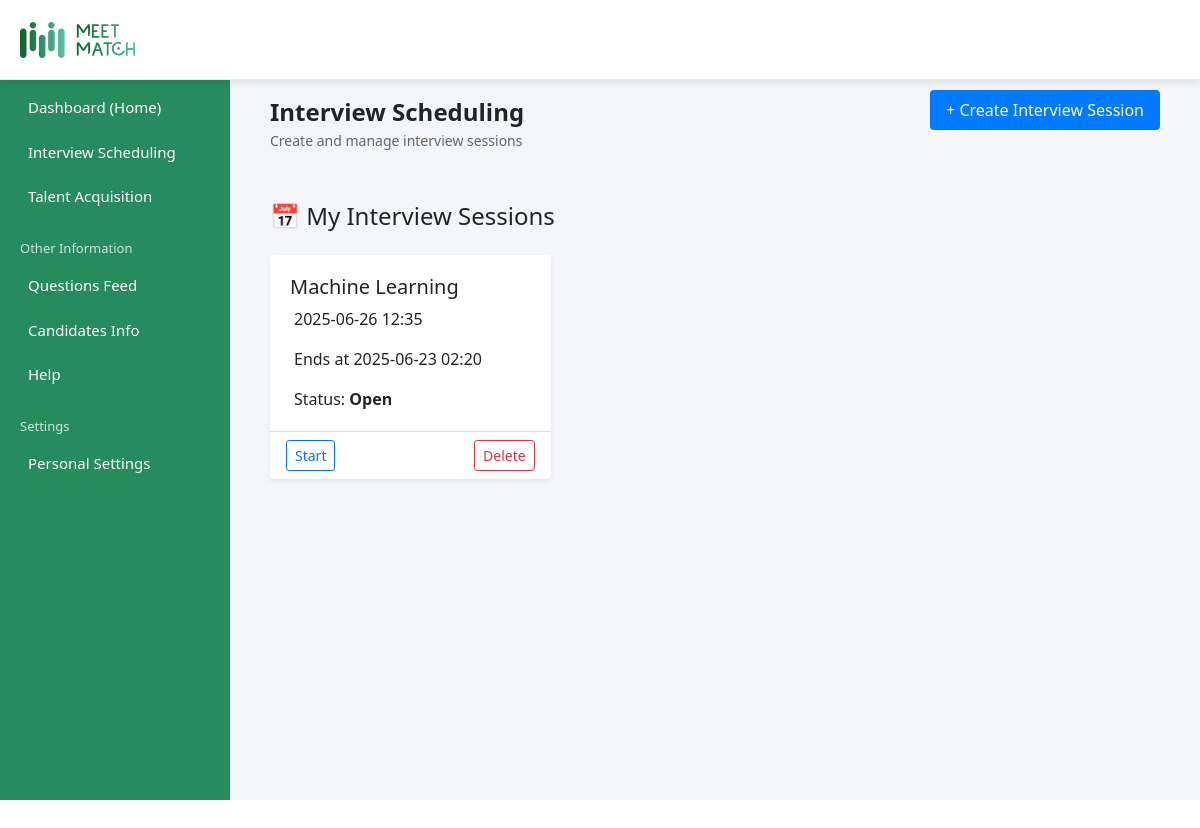
The app's page /interview_scheduling/ (signed in), older data.
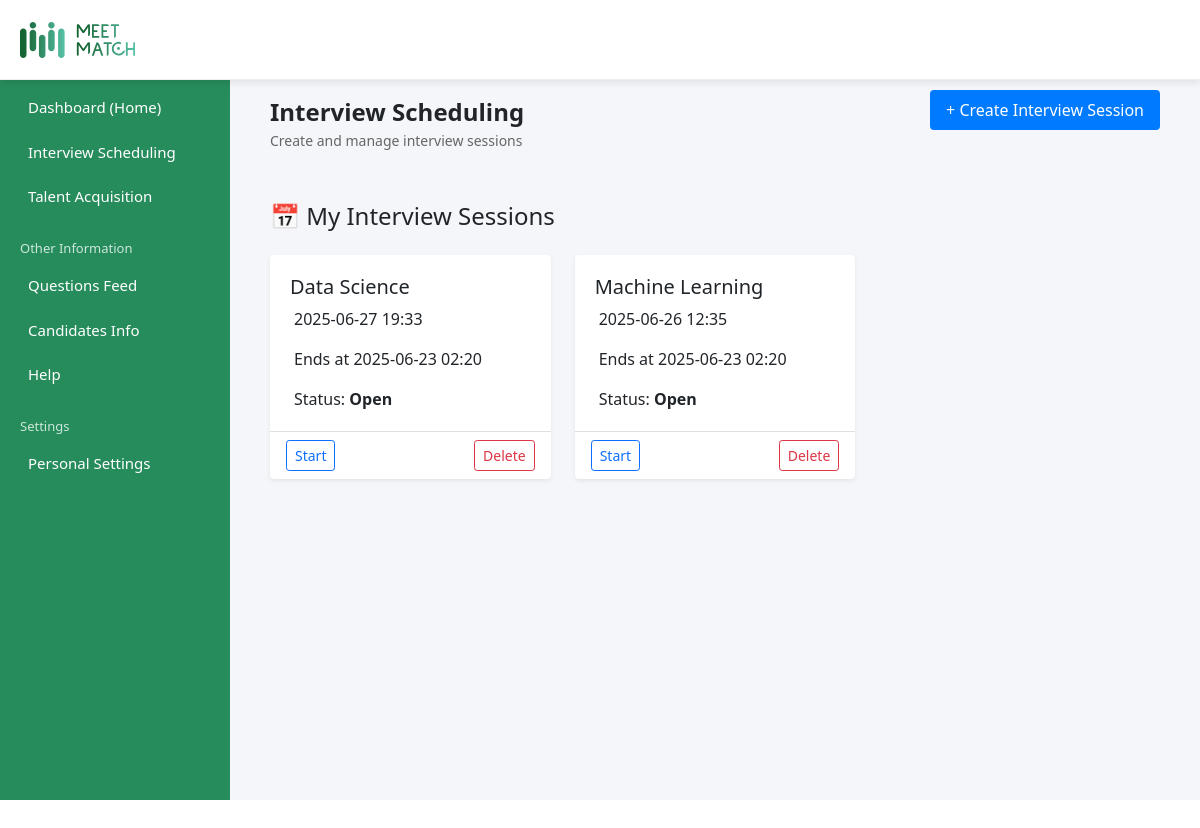
The same page, newer data.
### interview_scheduling/models.py (models this page shows, shortened)
class InterviewSession(models.Model):
    created_by = models.ForeignKey(User, on_delete=models.CASCADE)
    created_at = models.DateTimeField(auto_now_add=True)
    job = models.ForeignKey(Job, on_delete=models.CASCADE)
    slug = models.SlugField(unique=True, blank=True, null=True)
    duration_minutes = models.PositiveIntegerField()
    status = models.CharField(max_length=20, choices=[('Open', 'Open'), ('Closed', 'Closed')])
    scheduled_at = models.DateTimeField(default=datetime.now)
    ended_at = models.DateTimeField(null=False)
    question_querey = models.JSONField(default=dict, blank=True, null=True)
    question_quantity = models.PositiveIntegerField(default=3)
    selected_fields = models.ManyToManyField(Field)

### Job/models.py (models this page shows, shortened)
class Job(models.Model):
    created_at = models.DateTimeField(auto_now_add=True)
    created_by = models.ForeignKey(User, on_delete=models.CASCADE)
    title = models.CharField(max_length=200)
    logo = models.ImageField(upload_to=job_logo, null=True, blank=True)
    location = models.CharField(max_length=100)
    vacancy=models.IntegerField(default=0)
    type_job=models.CharField(max_length=200,choices=job_type)
    level = models.CharField(max_length=100,choices=LEVEL_CHOICES)
    description = models.TextField()
    qualifications = models.TextField()
    slug = models.SlugField(unique=True, blank=True, null=True)

### interview_scheduling/views.py (the view, shortened to what this page needs)
# urls.py: path('', views.interview_scheduling_view, name='interview_scheduling'),
@login_required
def interview_scheduling_view(request):
    sessions = InterviewSession.objects.filter(created_by=request.user).order_by('-created_at')
    jobs = Job.objects.filter(created_by=request.user)
    all_fields = Field.objects.all()
    return render(request, 'interview/interview_scheduling.html', {
        'sessions': sessions,
        'jobs': jobs,
        'all_fields': all_fields,
    })

### templates/interview/interview_scheduling.html (shortened to what this page needs)
{% extends 'admin_base.html' %}
{% load static %}
{% block extra_css %}
<link href="https://cdn.jsdelivr.net/npm/bootstrap@5.1.3/dist/css/bootstrap.min.css" rel="stylesheet">
<link rel="stylesheet" href="{% static 'css/question.css' %}">
{% endblock %}
{% block content %}
<div class="question-header">
  <div>
    <div class="question-title">Interview Scheduling</div>
    <div class="question-subtitle">Create and manage interview sessions</div>
  </div>
  <div class="header-buttons mb-4 text-end">
      <button class="create-btn" onclick="openSessionPopup()">+ Create Interview Session</button>
  </div>
</div>
<h4 class="mt-5 mb-4">📅 My Interview Sessions</h4>
<div class="row g-4">
  {% for session in sessions %}
  <div class="col-md-6 col-lg-4">
    <div class="card shadow-sm h-100 border-0">
      <div class="card-body">
        <h5 class="card-title">{{ session.job.title }}</h5>
        <p class="card-text"> {{ session.scheduled_at|date:"Y-m-d H:i" }}</p>
        <p class="card-text"> Ends at {{ session.ended_at|date:"Y-m-d H:i" }}</p>
        <p class="card-text"> Status: <strong>{{ session.status }}</strong></p>
      </div>
      <div class="card-footer bg-transparent d-flex justify-content-between">
        <a href="{% url 'InterviewScheduling:start_session' session.id %}" class="btn btn-outline-primary btn-sm">Start</a>
        <a href="{% url 'InterviewScheduling:delete_session' session.id %}" class="btn btn-outline-danger btn-sm">Delete</a>
      </div>
    </div>
  </div>
  {% empty %}
  <div class="col-12">
    <div class="alert alert-info text-center">No interview sessions scheduled yet.</div>
  </div>
  {% endfor %}
</div>
{% endblock %}

Row changes from the older to the newer data that the page shows:
added InterviewSession: job "Data Science", scheduled_at "2025-06-27 19:33", ended_at "2025-06-23 02:20", status "Open"
